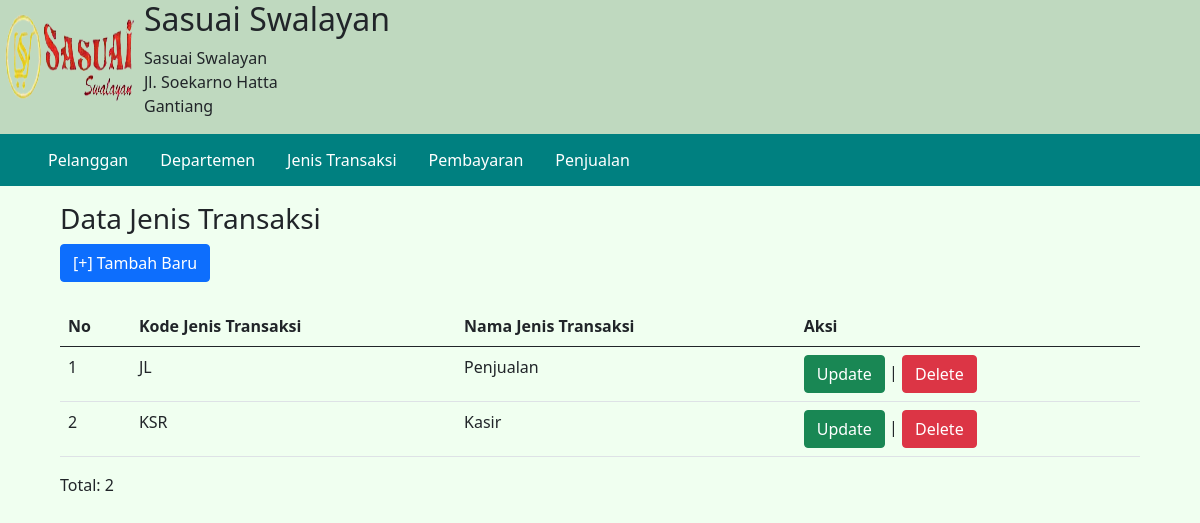
Page /list-data-jenis-transaksi.php on the committed database.
### tables this page shows
CREATE TABLE `jenis_transaksi` (
  `kode_jenis_transaksi` varchar(3) NOT NULL,
  `nama_jenis_transaksi` varchar(15) NOT NULL
);

### list-data-jenis-transaksi.php (the view, shortened to what this page needs)
<?php
    include("config.php");
    include("header.php");
?>
<!DOCTYPE html>
<html>
<head>
    <link href="https://cdn.jsdelivr.net/npm/bootstrap@5.0.0-beta3/dist/css/bootstrap.min.css" rel="stylesheet">
</head>
<body>
    <form style="margin-left: 5%; margin-right: 5%;">
    <header>
        <h3>Data Jenis Transaksi</h3>
    </header>
    <nav>
        <a href="form-tambah-jenis-transaksi.php"><button type="button" class="btn btn-primary">[+] Tambah Baru</button></a>
    </nav>
    <br>
    <table class="table table-hover">
    <thead>
        <tr>
            <th>No</th>
            <th>Kode Jenis Transaksi</th>
            <th>Nama Jenis Transaksi</th>
            <th>Aksi</th>
        </tr>
    </thead>
    <tbody>
        <?php
        $sql = "SELECT * FROM jenis_transaksi";
        $query = mysqli_query($db, $sql);
        $i=1;
        while($data_c = mysqli_fetch_array($query)){
            echo "<tr>";
            echo "<td>".$i."</td>";
            echo "<td>".$data_c['kode_jenis_transaksi']."</td>";
            echo "<td>".$data_c['nama_jenis_transaksi']."</td>";
            echo "<td>";
            echo "<a href='form-edit-jenis-transaksi.php?kode_jenis_transaksi=".$data_c['kode_jenis_transaksi']."' class='btn btn-success'>Update</a> | ";
        ?>
            <a href="hapus-jenis-transaksi.php?kode_jenis_transaksi=<?php echo $data_c['kode_jenis_transaksi']?>" class='btn btn-danger' onclick = "return confirm('Yakin Data Akan Dihapus');">Delete</a>
        <?php
            echo "</td>";
            echo "</tr>";
            $i++;
        }
        ?>
    </tbody>
    </table>
    <p>Total: <?php echo mysqli_num_rows($query) ?></p>
    </form>
    </body>
</html>

### header.php (style rules this page uses)
body { font-size: 18px; }

### rows in the picture
jenis_transaksi: kode_jenis_transaksi "JL", nama_jenis_transaksi "Penjualan"
jenis_transaksi: kode_jenis_transaksi "KSR", nama_jenis_transaksi "Kasir"

### other values in the picture
mysqli_num_rows($query) "2"
